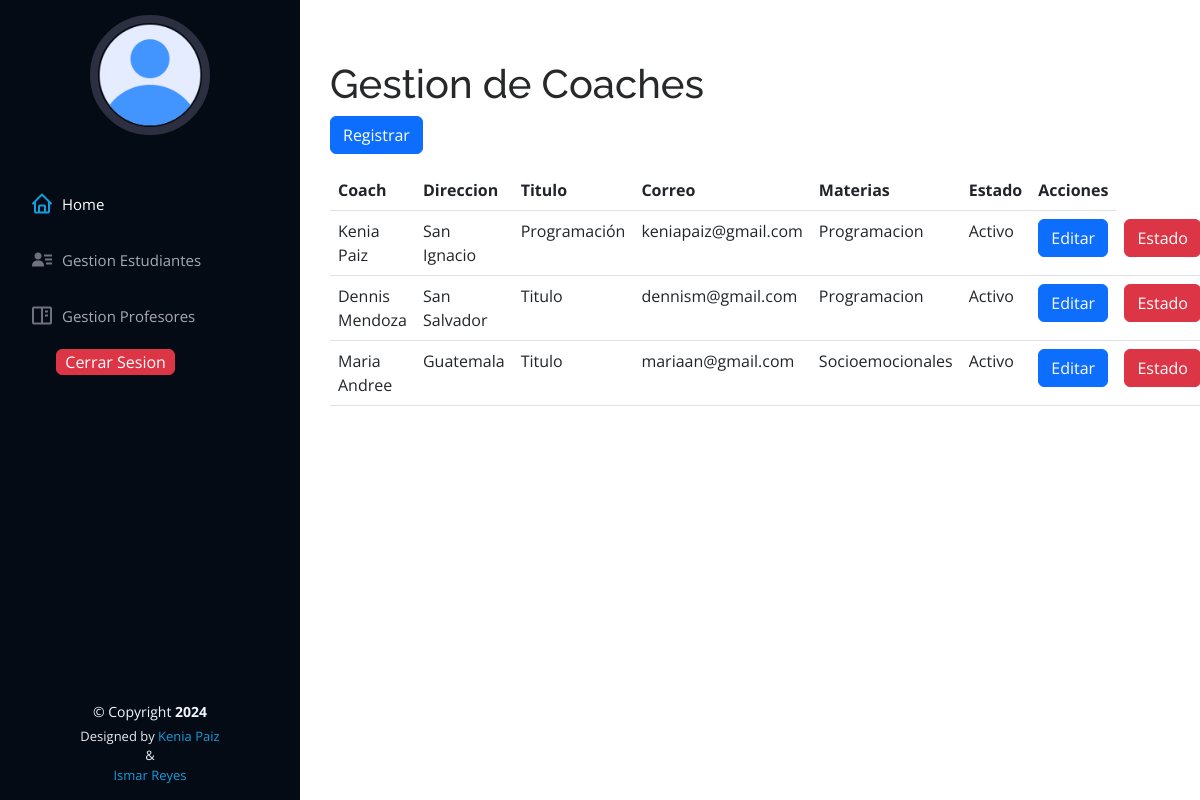
/coaches_activos.php, run on the app's committed database.
### tables this page shows
CREATE TABLE `coaches` (
  `id` int(11) NOT NULL,
  `nombre` varchar(100) NOT NULL,
  `direccion` text NOT NULL,
  `titulo` varchar(60) NOT NULL,
  `correo` varchar(30) NOT NULL,
  `password` varchar(10) NOT NULL,
  `id_materia` int(11) NOT NULL,
  `id_estado` int(11) NOT NULL,
  `id_rol` int(11) NOT NULL
);

CREATE TABLE `materias` (
  `id` int(11) NOT NULL,
  `materia` varchar(30) NOT NULL
);

CREATE TABLE `estado` (
  `id` int(11) NOT NULL,
  `estado` varchar(50) NOT NULL
);

### clases/Coaches.php (called while the page is built, shortened)
<?php
class Coaches extends Conexion{
    public function obtenerCoaches(){
        $pdo = $this->conectar();
        $query = $pdo->query("SELECT coaches.id, coaches.nombre, coaches.direccion, coaches.titulo, coaches.correo, materias.materia, estado.estado FROM coaches INNER JOIN materias ON coaches.id_materia = materias.id INNER JOIN estado ON coaches.id_estado = estado.id WHERE estado.estado != 'desercion'");
        $query->execute();
        $resultado = $query->fetchAll(PDO::FETCH_ASSOC);
        return $resultado;
    }
}
?>

### coaches_activos.php (the view, shortened to what this page needs)
<!DOCTYPE html>
<html lang="en">
<head>
    <link href="assets/vendor/bootstrap/css/bootstrap.min.css" rel="stylesheet">
    <link href="assets/vendor/bootstrap-icons/bootstrap-icons.css" rel="stylesheet">
    <link href="assets/vendor/boxicons/css/boxicons.min.css" rel="stylesheet">
    <link href="assets/css/style.css" rel="stylesheet">
</head>
<body>
    <?php include "./modulos/header.php";
        require "./clases/Coaches.php";
        $coach = new Coaches();
        $arreglo_coaches = $coach->obtenerCoaches();
    ?>
    <main id="main">
        <section class="container">
            <h1>Gestion de Coaches</h1>
            <a href="./registrar_coach.php" class="btn btn-primary mb-3">Registrar</a>
            <table class="table">
                <thead>
                    <th>Coach</th>
                    <th>Direccion</th>
                    <th>Titulo</th>
                    <th>Correo</th>
                    <th>Materias</th>
                    <th>Estado</th>
                    <th>Acciones</th>
                </thead>
                <tbody>
                    <?php foreach($arreglo_coaches as $item) { ?>
                    <tr>
                        <td><?php echo $item['nombre']; ?></td>
                        <td><?php echo $item['direccion']; ?></td>
                        <td><?php echo $item['titulo']; ?></td>
                        <td><?php echo $item['correo']; ?></td>
                        <td><?php echo $item['materia']; ?></td>
                        <td><?php echo $item['estado']; ?></td>
                        <td>
                            <form action="./actualizar_coach.php" method="post">
                                <input type="submit" class="btn btn-primary" value="Editar">
                            </form>
                        </td>
                        <td>
                            <button class="btn btn-danger" data-bs-toggle="modal"
                                data-bs-target="#ModalEstado<?php echo $item['id']; ?>">Estado</button>
                        </td>
                    </tr>
                    <?php } ?>
                </tbody>
            </table>
        </section>
    </main>
    <?php include "./modulos/footer.php";  ?>
</body>
</html>

### modulos/header.php (shortened to what this page needs)
<header id="header">
    <div class="d-flex flex-column">
        <div class="profile">
            <img src="assets/img/profile-logo.png" alt="" class="img-fluid rounded-circle">
        </div>
        <nav id="navbar" class="nav-menu navbar">
            <ul>
                <li>
                    <a href="../home_admin.php" class="nav-link scrollto active"><i class="bx bx-home"></i>
                        <span>Home</span></a>
                </li>
                <li>
                    <a href="./estudiantes_activos.php" class="nav-link scrollto"><i class="bx bxs-user-detail"></i>
                        <span>Gestion Estudiantes</span></a>
                </li>
                <li>
                    <a href="./coaches_activos.php" class="nav-link scrollto"><i class="bx bx-book-content"></i>
                        <span>Gestion Profesores</span></a>
                </li>
                <li>
                <div class="row justify-content-center align-items-center">
                    <div class ="col-auto">
                        <form action="" method="post">
                            <input type="submit" class="btn btn-danger px-2" name="cerrar_sesion" value="Cerrar Sesion">
                        </form>
                    </div>
                </div>
                </li>
            </ul>
        </nav>
    </div>
</header>

### modulos/footer.php (shortened to what this page needs)
<footer id="footer">
    <div class="container">
        <div class="copyright">
            &copy; Copyright <strong><span>2024</span></strong>
        </div>
        <div class="credits">
            Designed by <a href="#">Kenia Paiz</a><br> & <br> <a href="#">Ismar Reyes</a>
        </div>
    </div>
</footer>

### assets/css/style.css (style rules this page uses)
body { font-family: "Open Sans", sans-serif; color: #272829; }
a { color: #149ddd; text-decoration: none; }
h1, h2, h3, h4, h5, h6 { font-family: "Raleway", sans-serif; }
#header { position: fixed; top: 0; left: 0; bottom: 0; width: 300px; transition: all ease-in-out 0.5s; z-index: 9997; transition: all 0.5s; padding: 0 15px; background: #040b14; overflow-y: auto; }
#header .profile img { margin: 15px auto; display: block; width: 120px; border: 8px solid #2c2f3f; }
#main { margin-left: 300px; }
.container, .container-fluid { padding-left: 30px; padding-right: 30px; }
.nav-menu { padding: 30px 0 0 0; }
.nav-menu * { margin: 0; padding: 0; list-style: none; }
.nav-menu>ul>li { position: relative; white-space: nowrap; }
.nav-menu a, .nav-menu a:focus { display: flex; align-items: center; color: #a8a9b4; padding: 12px 15px; margin-bottom: 8px; transition: 0.3s; font-size: 15px; }
.nav-menu a i, .nav-menu a:focus i { font-size: 24px; padding-right: 8px; color: #6f7180; }
.nav-menu a:hover, .nav-menu .active, .nav-menu .active:focus, .nav-menu li:hover>a { text-decoration: none; color: #fff; }
.nav-menu a:hover i, .nav-menu .active i, .nav-menu .active:focus i, .nav-menu li:hover>a i { color: #149ddd; }
section { padding: 60px 0; overflow: hidden; }
#footer { padding: 15px; color: #f4f6fd; font-size: 14px; position: fixed; left: 0; bottom: 0; width: 300px; z-index: 9999; background: #040b14; }
#footer .copyright { text-align: center; }
#footer .credits { padding-top: 5px; text-align: center; font-size: 13px; color: #eaebf0; }

### data on the page
coaches: nombre "Kenia Paiz", direccion "San Ignacio", titulo "Programación", correo "keniapaiz@gmail.com", id_materia.materia "Programacion", id_estado.estado "Activo"
coaches: nombre "Dennis Mendoza", direccion "San Salvador", titulo "Titulo", correo "dennism@gmail.com", id_materia.materia "Programacion", id_estado.estado "Activo"
coaches: nombre "Maria Andree", direccion "Guatemala", titulo "Titulo", correo "mariaan@gmail.com", id_materia.materia "Socioemocionales", id_estado.estado "Activo"
